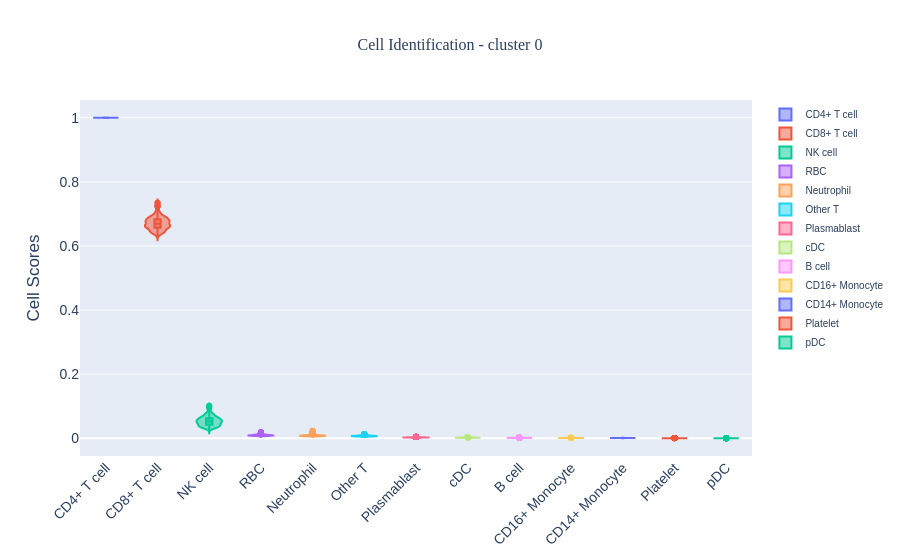

The cell this chart's notebook holds for it:
### Code cell
# Cell Identification function
with open(cell_identification_path, 'r', encoding='utf-8') as f:
    marker_dict = json.load(f)

fig_cell, score_df, marker_cosg = processor_cell.buildCellScorePlot(
    cellIDs=cell_ids,
    annotation='selected',
    markerDict=marker_dict,
    title=f'Cell Identification - cluster {cell_cluster}',
    showNum=5,
    geneUsed=5,
    markerUsed=5,
)

display(fig_cell)
# display(score_df)
# display(marker_cosg)

### Figure 1 — Plotly figure (JSON) as saved in the notebook; plotly's stock layout.template omitted (floating-point values rounded to 4 significant figures; data arrays with more than 128 entries replaced by an {"elided": "..."} marker saying what was removed)
{"data": [{"box": {"visible": true}, "name": "CD4+ T cell", "type": "violin", "x": {"elided": "1197 str values"}, "y": {"elided": "1197 int values"}}, {"box": {"visible": true}, "name": "CD8+ T cell", "type": "violin", "x": {"elided": "1198 str values"}, "y": {"elided": "1198 float values"}}, {"box": {"visible": true}, "name": "NK cell", "type": "violin", "x": {"elided": "1198 str values"}, "y": {"elided": "1198 float values"}}, {"box": {"visible": true}, "name": "RBC", "type": "violin", "x": {"elided": "1198 str values"}, "y": {"elided": "1198 float values"}}, {"box": {"visible": true}, "name": "Neutrophil", "type": "violin", "x": {"elided": "1197 str values"}, "y": {"elided": "1197 float values"}}, {"box": {"visible": true}, "name": "Other T", "type": "violin", "x": {"elided": "1197 str values"}, "y": {"elided": "1197 float values"}}, {"box": {"visible": true}, "name": "Plasmablast", "type": "violin", "x": {"elided": "1197 str values"}, "y": {"elided": "1197 float values"}}, {"box": {"visible": true}, "name": "cDC", "type": "violin", "x": {"elided": "1197 str values"}, "y": {"elided": "1197 float values"}}, {"box": {"visible": true}, "name": "B cell", "type": "violin", "x": {"elided": "1198 str values"}, "y": {"elided": "1198 float values"}}, {"box": {"visible": true}, "name": "CD16+ Monocyte", "type": "violin", "x": {"elided": "1197 str values"}, "y": {"elided": "1197 float values"}}, {"box": {"visible": true}, "name": "CD14+ Monocyte", "type": "violin", "x": {"elided": "1197 str values"}, "y": {"elided": "1197 float values"}}, {"box": {"visible": true}, "name": "Platelet", "type": "violin", "x": {"elided": "1197 str values"}, "y": {"elided": "1197 float values"}}, {"box": {"visible": true}, "name": "pDC", "type": "violin", "x": {"elided": "1197 str values"}, "y": {"elided": "1197 float values"}}], "layout": {"font": {"family": "Arial", "size": 14}, "legend": {"font": {"size": 10}, "itemsizing": "constant"}, "title": {"font": {"family": "Arial Black", "size": 16}, "text": "Cell Identification - cluster 0", "x": 0.5, "xanchor": "center"}, "xaxis": {"tickangle": -45, "ticktext": ["CD4+ T cell", "CD8+ T cell", "NK cell", "RBC", "Neutrophil", "Other T", "Plasmablast", "cDC", "B cell", "CD16+ Monocyte", "CD14+ Monocyte", "Platelet", "pDC"], "tickvals": ["CD4+ T cell", "CD8+ T cell", "NK cell", "RBC", "Neutrophil", "Other T", "Plasmablast", "cDC", "B cell", "CD16+ Monocyte", "CD14+ Monocyte", "Platelet", "pDC"]}, "yaxis": {"title": {"text": "Cell Scores"}}}}
